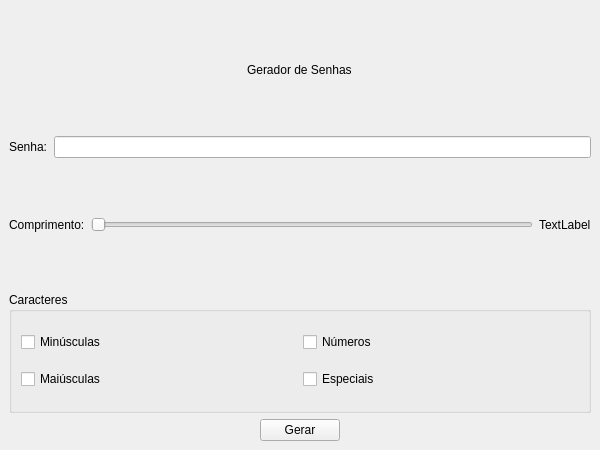
<?xml version="1.0" encoding="UTF-8"?>
<ui version="4.0">
 <class>MainWindow</class>
 <widget class="QMainWindow" name="MainWindow">
  <property name="geometry">
   <rect>
    <x>0</x>
    <y>0</y>
    <width>600</width>
    <height>450</height>
   </rect>
  </property>
  <property name="minimumSize">
   <size>
    <width>600</width>
    <height>450</height>
   </size>
  </property>
  <property name="maximumSize">
   <size>
    <width>600</width>
    <height>450</height>
   </size>
  </property>
  <property name="windowTitle">
   <string>MainWindow</string>
  </property>
  <widget class="QWidget" name="centralwidget">
   <layout class="QVBoxLayout" name="verticalLayout">
    <item alignment="Qt::AlignHCenter">
     <widget class="QLabel" name="label_titulo">
      <property name="text">
       <string>Gerador de Senhas</string>
      </property>
     </widget>
    </item>
    <item>
     <layout class="QHBoxLayout" name="horizontalLayout">
      <item>
       <widget class="QLabel" name="label_senha">
        <property name="text">
         <string>Senha:</string>
        </property>
       </widget>
      </item>
      <item>
       <widget class="QLineEdit" name="linha_senha"/>
      </item>
     </layout>
    </item>
    <item>
     <layout class="QHBoxLayout" name="horizontalLayout_2">
      <item>
       <widget class="QLabel" name="label_slider">
        <property name="text">
         <string>Comprimento:</string>
        </property>
       </widget>
      </item>
      <item>
       <widget class="QSlider" name="slider_comprimento">
        <property name="orientation">
         <enum>Qt::Horizontal</enum>
        </property>
       </widget>
      </item>
      <item>
       <widget class="QLabel" name="label_comprimento">
        <property name="text">
         <string>TextLabel</string>
        </property>
       </widget>
      </item>
     </layout>
    </item>
    <item>
     <widget class="QGroupBox" name="groupbox_caracteres">
      <property name="title">
       <string>Caracteres</string>
      </property>
      <layout class="QGridLayout" name="gridLayout">
       <item row="0" column="0">
        <widget class="QCheckBox" name="checkbox_minusculas">
         <property name="text">
          <string>Minúsculas</string>
         </property>
        </widget>
       </item>
       <item row="0" column="1">
        <widget class="QCheckBox" name="checkbox_numeros">
         <property name="text">
          <string>Números</string>
         </property>
        </widget>
       </item>
       <item row="1" column="0">
        <widget class="QCheckBox" name="checkbox_maiusculas">
         <property name="text">
          <string>Maiúsculas</string>
         </property>
        </widget>
       </item>
       <item row="1" column="1">
        <widget class="QCheckBox" name="checkbox_especiais">
         <property name="text">
          <string>Especiais</string>
         </property>
        </widget>
       </item>
      </layout>
     </widget>
    </item>
    <item alignment="Qt::AlignHCenter">
     <widget class="QPushButton" name="botao_gerar">
      <property name="cursor">
       <cursorShape>PointingHandCursor</cursorShape>
      </property>
      <property name="text">
       <string>Gerar</string>
      </property>
     </widget>
    </item>
   </layout>
  </widget>
 </widget>
 <resources/>
 <connections/>
</ui>
